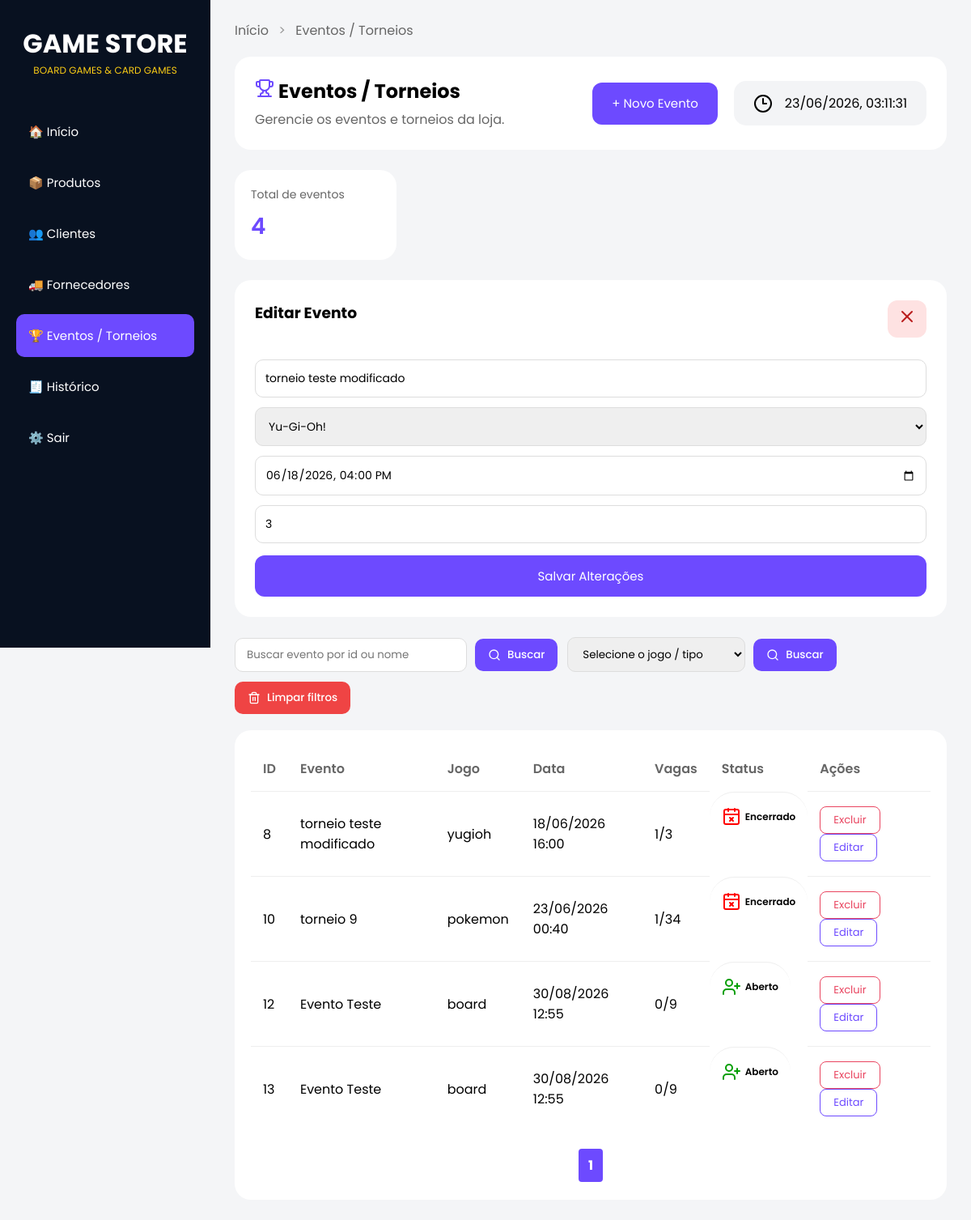
The app's page /eventos/editar/8 (signed in) with its own data.
### tables this page shows
CREATE TABLE eventos (
            id INTEGER PRIMARY KEY AUTOINCREMENT,
            nome TEXT NOT NULL,
            jogo TEXT NOT NULL,
            data TEXT NOT NULL,
            vagas INTEGER NOT NULL
        );

### routes.py (the view)
@app.route("/eventos/editar/<int:id>", methods=["GET"])
@login_required
def mostrar_edicao(id):
    evento = buscar_evento(id)
    eventos = carregar_eventos()
    dados = paginar(eventos, 5)
    return render_template(
        "eventos.html",
        eventos=dados["itens"],
        pagina=dados["pagina"],
        total_paginas=dados["total_paginas"],
        total_eventos=len(eventos),
        evento_edicao=evento,
        modo="editar",
        em_busca=False
    )

### database.py (called while the page is built)
def conectar():
    return sqlite3.connect(CAMINHO_BANCO)

### modules/eventos.py (called while the page is built)
def adicionar_status_eventos(lista):
    eventos_com_status = []
    for evento in lista:
        vagas = vagas_disponiveis(evento[0])
        status = obter_status_evento(
            evento[3],
            vagas
        )
        vagasOcupadas = evento[4] - vagas
        evento = list(evento)
        evento[3] = formatar_data(evento[3])
        evento.append(vagasOcupadas)
        evento.append(status)
        eventos_com_status.append(evento)
    return eventos_com_status

def carregar_eventos():
    lista = listar_eventos()
    return adicionar_status_eventos(lista)

def listar_eventos():
    conn = conectar()
    cursor = conn.cursor()
    cursor.execute("SELECT * FROM eventos") # seleciona tudo da tabela eventos
    eventos = cursor.fetchall()
    conn.close()
    return eventos # retorna tudo q selecionamos com o fetchall

def buscar_evento(id): # Receber um id ↓ SELECT * FROM eventos WHERE id = ? ↓ fetchone()↓ return evento
    conn = conectar()
    cursor = conn.cursor()
    cursor.execute("""SELECT * FROM eventos
                      WHERE id = ?""",(id,))
    evento = cursor.fetchone()
    conn.close()
    return evento

def obter_status_evento(data_evento, vagas_disponiveis):
    data_evento = datetime.strptime( data_evento, "%Y-%m-%dT%H:%M" ) #tranforma de: "2026-06-13T18:00" para:  (2026, 6, 13, 18, 0)
    agora = datetime.now() #hora de agr no msm formato de cima
    if data_evento < agora:
        return "Encerrado"
    elif vagas_disponiveis <= 0:
        return "Lotado"
    else:
        return "Aberto"

### modules/inscricoes.py (called while the page is built)
def contar_inscricoes(id_evento): #Verifica para editar evento
    conn = conectar()
    cursor = conn.cursor()
    cursor.execute("""
        SELECT COUNT(*)
        FROM inscricoes
        WHERE  id_evento = ?""", (id_evento,))
    quantidade = cursor.fetchone()[0]
    conn.commit()
    conn.close()
    return quantidade

def buscar_vagas_evento(id_evento): # Para o load
    conn = conectar()
    cursor = conn.cursor()
    cursor.execute("""
        SELECT vagas
        FROM eventos
        WHERE  id = ?""", (id_evento,))
    vagas = cursor.fetchone()[0]
    conn.commit()
    conn.close()
    return vagas

def vagas_disponiveis(id_evento): #multiuso
    vagas_totais = buscar_vagas_evento(id_evento)
    inscritos = contar_inscricoes(id_evento)
    vagas_disponiveis = vagas_totais - inscritos
    return vagas_disponiveis

### templates/eventos.html (shortened to what this page needs)
<!doctype html>
<html lang="pt-BR">
<head>
  <link rel="stylesheet" href="{{ url_for('static', filename='eventos.css') }}" />
</head>
<body>
  <div class="sidebar">
    <div class="logo">
      <h1>GAME STORE</h1>
      <p>BOARD GAMES & CARD GAMES</p>
    </div>
    <div class="menu">
      <a href="/">🏠 Início</a>
      <a href="/produtos">📦 Produtos</a>
      <a href="/clientes">👥 Clientes</a>
      <a href="/fornecedores">🚚 Fornecedores</a>
      <a href="/eventos" class="active">🏆 Eventos / Torneios</a>
      <a href="/historico">🧾 Histórico</a>
      <a href="/logout">⚙️ Sair</a>
    </div>
  </div>
  <main class="main">
    <div class="breadcrumb">
      <a href="/">Início</a>
      <span>></span>
      <a href="/eventos">Eventos / Torneios</a>
    </div>
    <section class="topo">
      <div class="titulo-subt">
        <h1><i data-lucide="trophy" class="lucide-trophy"></i> Eventos / Torneios</h1>
        <p>Gerencie os eventos e torneios da loja.</p>
      </div>
      <div class="botoes-titulo">
        <button class="new-event" onclick="toggleFormulario()">+ Novo Evento</button>
      </div>
      <div class="data">
        <i data-lucide="clock-3"></i>
        <time id="data-hora" class="data-textos"></time>
      </div>
    </section>
    <div class="card-resumo">
      <div class="resumo-item">
        <span class="resumo-label">Total de eventos</span>
        <strong class="resumo-valor">{{ total_eventos }}</strong>
      </div>
    </div>
    <div class="card-form" id="formEvento" {% if modo=="criar" %} style="display:none;" {% endif %}>
      {% if modo == "criar" %}
      <div class="titulo-form">
        <h3>Novo Evento</h3><a href="/eventos"><button class="btn-cancelar"><i data-lucide="x"></i></button></a>
      </div>
      <form action="/eventos/criar" method="POST">
        <input type="text" name="nome" placeholder="Nome do evento" required />
        <select name="jogo" required>
          <option value="" disabled selected>Selecione o jogo / tipo</option>
          <option value="pokemon">Pokémon TCG</option>
          <option value="magic">Magic: The Gathering</option>
          <option value="yugioh">Yu-Gi-Oh!</option>
          <option value="board">Board Game</option>
        </select>
        <input type="datetime-local" name="data" required />
        <input type="number" name="vagas" min="1" placeholder="Quantidade de vagas" required />
        <button type="submit" class="enviar">Cadastrar</button>
      </form>
      {% elif modo == "editar" %}
      <div class="titulo-form">
        <h3>Editar Evento</h3><a href="/eventos"><button class="btn-cancelar"><i data-lucide="x"></i></button></a>
      </div>
      <form action="/eventos/atualizar/{{ evento_edicao[0] }}" method="POST">
        <input type="text" name="nome" value="{{ evento_edicao[1] }}" required />
        <select name="jogo" required>
          <option value="yugioh" {% if evento_edicao[2]=="yugioh" %}selected{% endif %}>Yu-Gi-Oh!</option>
        </select>
        <input type="datetime-local" name="data" value="{{ evento_edicao[3] }}" required />
        <input type="number" name="vagas" min="1" value="{{ evento_edicao[4] }}" required />
        <button type="submit" class="enviar">Salvar Alterações</button>
      </form>
      {% endif %}
    </div>
    <div class="filtros">
      <form action="/eventos/busca" method="POST" class="form-busca">
        <input type="text" name="busca" placeholder="Buscar evento por id ou nome" required>
        <button type="submit" class="btn-filter"><i data-lucide="search" class="lucide-btn"></i> Buscar</button>
      </form>
      <form action="/eventos/busca-tipo" method="POST" class="form-busca">
        <select name="tipo" class="tipos-select" required>
          <option value="" disabled selected>Selecione o jogo / tipo</option>
        </select>
        <button type="submit" class="btn-filter"><i data-lucide="search" class="lucide-btn"></i> Buscar</button>
      </form>
      <form class="form-nofiltros" action="/eventos">
        <button type="submit" class="btn-clear"><i data-lucide="trash-2" class="lucide-btn"></i> Limpar filtros</button>
      </form>
    </div>
    <div class="card-tabela">
      <table class="tabela-eventos">
        <thead>
          <tr>
            <th>ID</th>
            <th>Evento</th>
            <th>Jogo</th>
            <th>Data</th>
            <th>Vagas</th>
            <th>Status</th>
            <th>Ações</th>
          </tr>
        </thead>
        <tbody>
          {% if eventos %}
          {% for evento in eventos %}
          <tr>
            <td>{{ evento[0] }}</td>
            <td>{{ evento[1] }}</td>
            <td>{{ evento[2] }}</td>
            <td>{{ evento[3] }}</td>
            <td>{{ evento[5] }}/{{ evento[4] }}</td>
            {% if evento[6] == "Encerrado" %}
            <td class="status"><i data-lucide="calendar-x" class="lucide-status" id="calendar-x"></i> {{ evento[6] }}
            </td>
            {% elif evento[6] == "Lotado" %}
            <td class="status"><i data-lucide="user-round-x" class="lucide-status" id="user-round-x"></i> {{ evento[6]
              }}</td>
            {% else %}
            <td class="status"><i data-lucide="user-plus" class="lucide-status" id="user-plus"></i> {{ evento[6] }}</td>
            {% endif %}
            <td>
              <form action="/eventos/excluir/{{ evento[0] }}" method="POST" style="display:inline;">
                <button type="submit" class="btn-excluir">Excluir</button>
              </form>
              <form action="/eventos/editar/{{ evento[0] }}" method="GET" style="display:inline;">
                <button type="submit" class="btn-editar">Editar</button>
              </form>
            </td>
          </tr>
          {% endfor %}
          {% else %}
          <tr>
            <td colspan="8">Nenhum evento encontrado</td>
          </tr>
          {% endif %}
        </tbody>
      </table>
      {% if not em_busca %}
      <div class="paginacao">
        {% for p in range(1, total_paginas + 1) %}
        <a href="?pagina={{ p }}" {% if p==pagina %}class="ativo" {% endif %}>
          {{ p }}
        </a>
        {% endfor %}
      </div>
      {% endif %}
    </div>
  </main>
</body>
</html>

### records on screen
eventos: nome "torneio teste modificado", jogo "Yu-Gi-Oh!", data "06/18/2026 16:00", vagas "3", id "8", jogo "yugioh", data "18/06/2026 16:00", evento "1", evento "Encerrado"
eventos: id "10", nome "torneio 9", jogo "pokemon", data "23/06/2026 00:40", evento "1", vagas "34", evento "Encerrado"
eventos: id "12", nome "Evento Teste", jogo "board", data "30/08/2026 12:55", evento "0", vagas "9", evento "Aberto"
eventos: id "13", nome "Evento Teste", jogo "board", data "30/08/2026 12:55", evento "0", vagas "9", evento "Aberto"

### other values on screen
{{ total_eventos }} "4"
{{ p }} "1"
